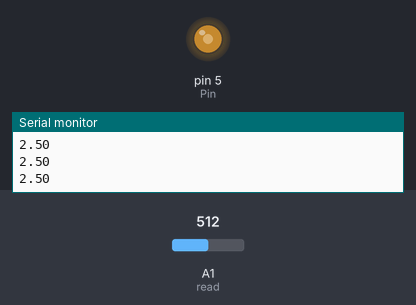
This sketch was run on a simulated Arduino Uno, built with avr-gcc and run on an emulated ATmega328P. Parts: output pins drawn as LEDs (lit = HIGH), the last lines printed to the serial monitor. The test bench sets the inputs (shaded band); at power-on: A1 (read) = 512.

Above: at 1.2 s.
1.3 s: A1 (read) set to 716
At 2.5 s:
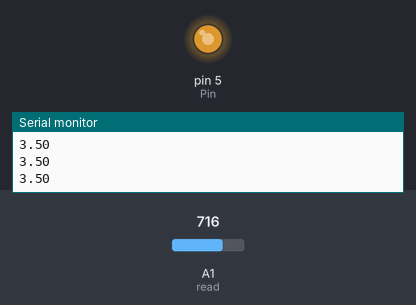
2.8 s: A1 (read) set to 900
At 4.0 s:
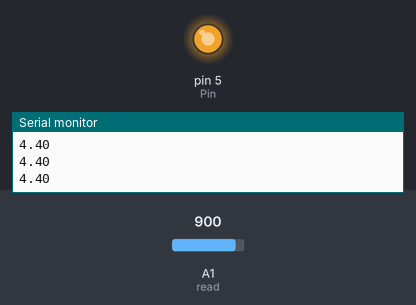
4.3 s: A1 (read) set to 122
At 5.5 s:
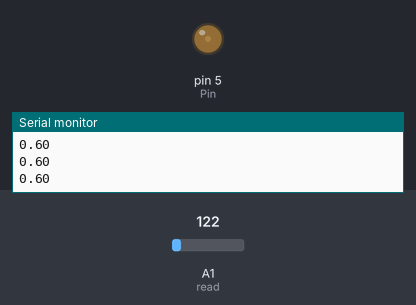
5.8 s: A1 (read) set to 0
At 6.9 s:
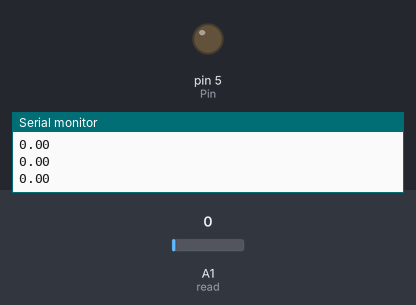
7.3 s: A1 (read) set to 511
At 8.3 s:
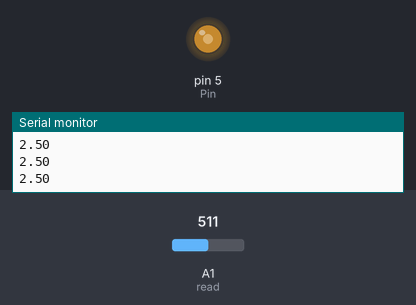
Timing chart, 0 to 9.8 s (numbered marks = the images above; inputs shaded):
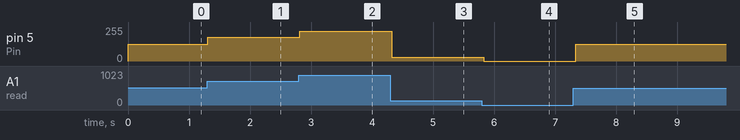

The sketch:

001-readAnalog_Potentiometer.ino
```cpp
int Pin=5;
int wait=100;
int read=A1;
float result;
float volt;
int LEDvolt;

void setup() {
  // put your setup code here, to run once:
  pinMode(read, INPUT);
  pinMode(Pin, OUTPUT);
  Serial.begin(9600);
}

void loop() {
  // put your main code here, to run repeatedly:
  result=analogRead(read);
  volt=(5./1023.)*result;
  LEDvolt=(255./1023.)*result;
  Serial.println(volt);
  analogWrite(Pin, LEDvolt);
  delay(wait);
}
```

Measured:
- after the input at 1.3 s, pin 5 (Pin): 127/255 → 178/255 at once
- after the input at 2.8 s, pin 5 (Pin): 178/255 → 224/255 at once
- after the input at 4.3 s, pin 5 (Pin): 224/255 → 30/255 at once
- after the input at 5.8 s, pin 5 (Pin): 30/255 → 0/255 at once
- after the input at 7.3 s, pin 5 (Pin): 0/255 → 127/255 at once
